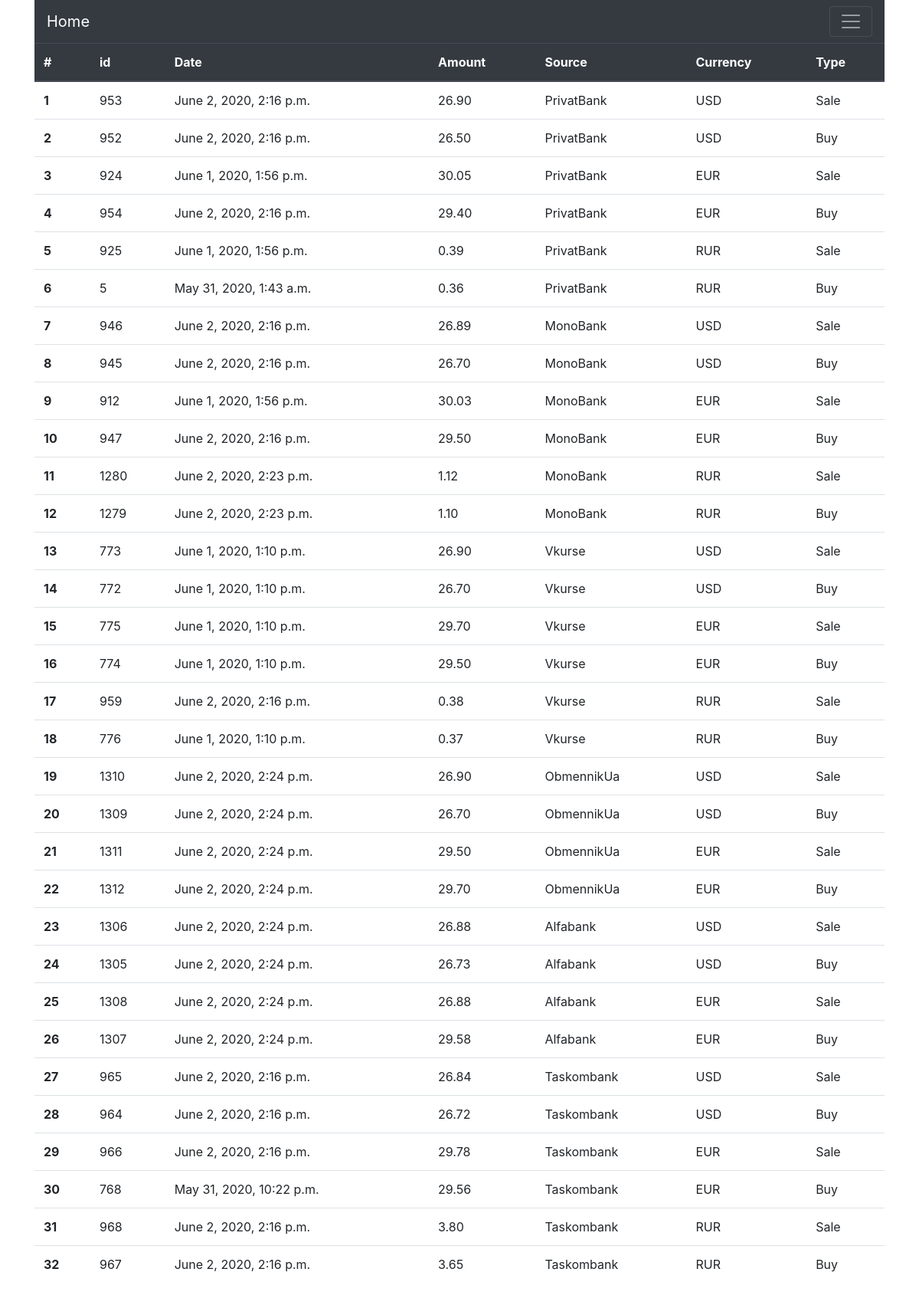
Page /rate/latest-rates/ on the earlier database version.
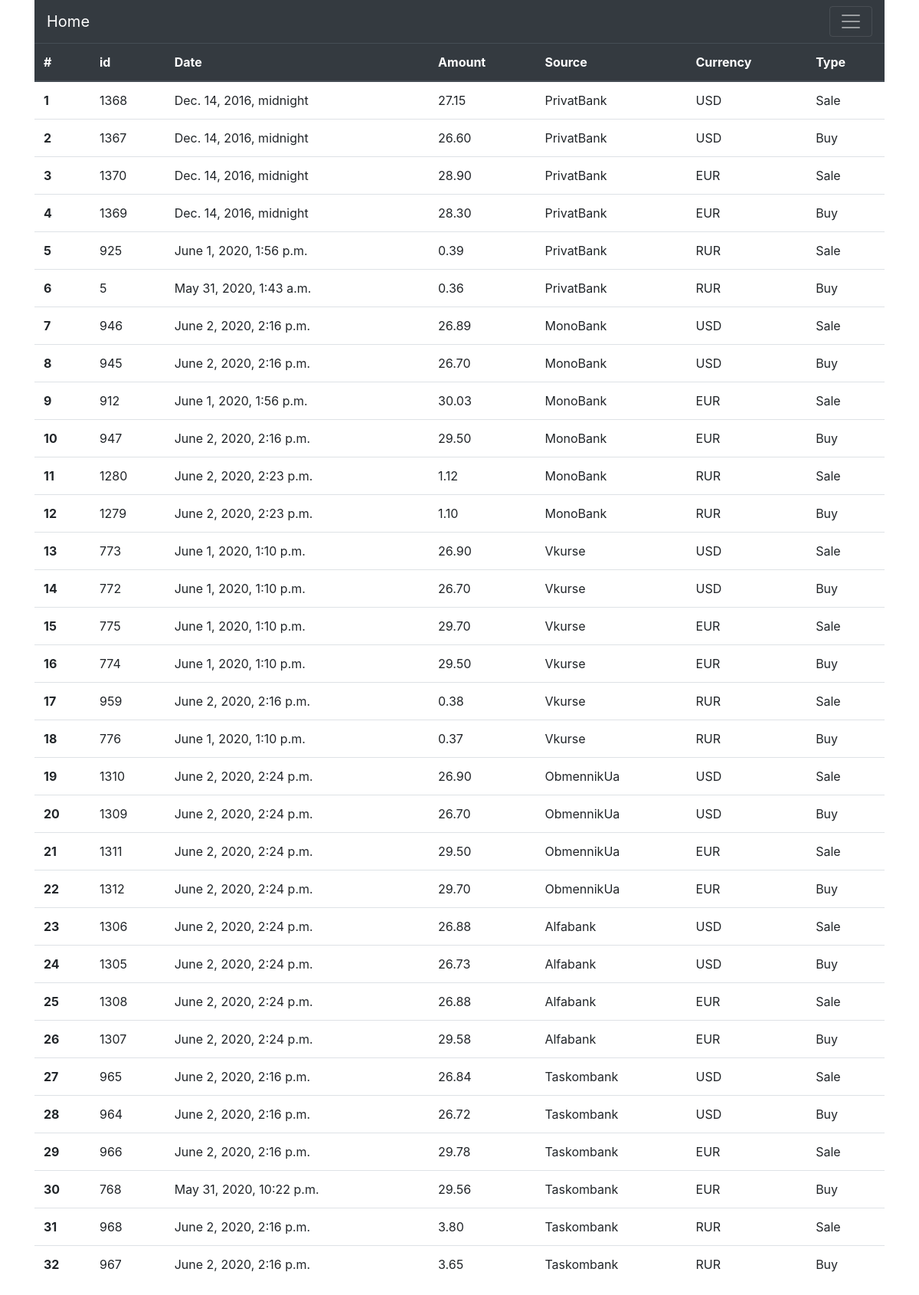
Same page on the later database version.
### rate/models.py (models this page shows, shortened)
class Rate(models.Model):
    created = models.DateTimeField(auto_now_add=True)
    amount = models.DecimalField(max_digits=5, decimal_places=2)
    source = models.PositiveSmallIntegerField(choices=mch.SOURCE_CHOICES)
    currency_type = models.PositiveSmallIntegerField(choices=mch.CURRENCY_TYPE_CHOICE)
    type = models.PositiveSmallIntegerField(choices=mch.RATE_TYPE_CHOICE) # noqa

### rate/views.py (the view)
class LatestRatesView(TemplateView):
    template_name = 'latest-rates.html'
    def get_context_data(self, **kwargs):
        context = super().get_context_data(**kwargs)
        object_list = []
        for source in mch.SOURCE_CHOICES:  # source
            source = source[0]
            for currency in mch.CURRENCY_TYPE_CHOICE:  # currency_type
                currency = currency[0]
                for type_ in mch.CURRENCY_TYPE_CHOICE:  # type
                    type_ = type_[0]
                    rate = Rate.objects.filter(
                        source=source,
                        type=type_,
                        currency_type=currency,
                    ).last()
                    if rate is not None:
                        object_list.append(rate)
        context['object_list'] = object_list
        return context

### rate/templatetags/active_tab.py (called while the page is built)
@register.filter
def active(path, url_name):
    if path == reverse(url_name):
        return 'active'
    return ''

### templates/latest-rates.html (shortened to what this page needs)
{% extends 'base.html' %}
{% block content %}
<table class="table">
  <thead class="thead-dark">
    <tr>
      <th scope="col">#</th>
      <th scope="col">id</th>
      <th scope="col">Date</th>
      <th scope="col">Amount</th>
      <th scope="col">Source</th>
      <th scope="col">Currency</th>
      <th scope="col">Type</th>
    </tr>
  </thead>
  <tbody>
  {% for rate in object_list %}
    <tr>
      <th scope="row">{{ forloop.counter }}</th>
      <td>{{ rate.id }}</td>
      <td>{{ rate.created }}</td>
      <td>{{ rate.amount }}</td>
      <td>{{ rate.get_source_display }}</td>
      <td>{{ rate.get_currency_type_display }}</td>
      <td>{{ rate.get_type_display }}</td>
    </tr>
  {% endfor %}
  </tbody>
</table>
{% endblock content %}

Differences in the rows shown:
no longer on this page (row unchanged): Rate: id "953", created "June 2, 2020, 2:16 p.m.", amount "26.90", source "PrivatBank", currency_type "USD", type "Sale"
no longer on this page (row unchanged): Rate: id "952", created "June 2, 2020, 2:16 p.m.", amount "26.50", source "PrivatBank", currency_type "USD", type "Buy"
no longer on this page (row unchanged): Rate: id "924", created "June 1, 2020, 1:56 p.m.", amount "30.05", source "PrivatBank", currency_type "EUR", type "Sale"
no longer on this page (row unchanged): Rate: id "954", created "June 2, 2020, 2:16 p.m.", amount "29.40", source "PrivatBank", currency_type "EUR", type "Buy"
added Rate: id "1368", created "Dec. 14, 2016, midnight", amount "27.15", source "PrivatBank", currency_type "USD", type "Sale"
added Rate: id "1367", created "Dec. 14, 2016, midnight", amount "26.60", source "PrivatBank", currency_type "USD", type "Buy"
added Rate: id "1370", created "Dec. 14, 2016, midnight", amount "28.90", source "PrivatBank", currency_type "EUR", type "Sale"
added Rate: id "1369", created "Dec. 14, 2016, midnight", amount "28.30", source "PrivatBank", currency_type "EUR", type "Buy"
